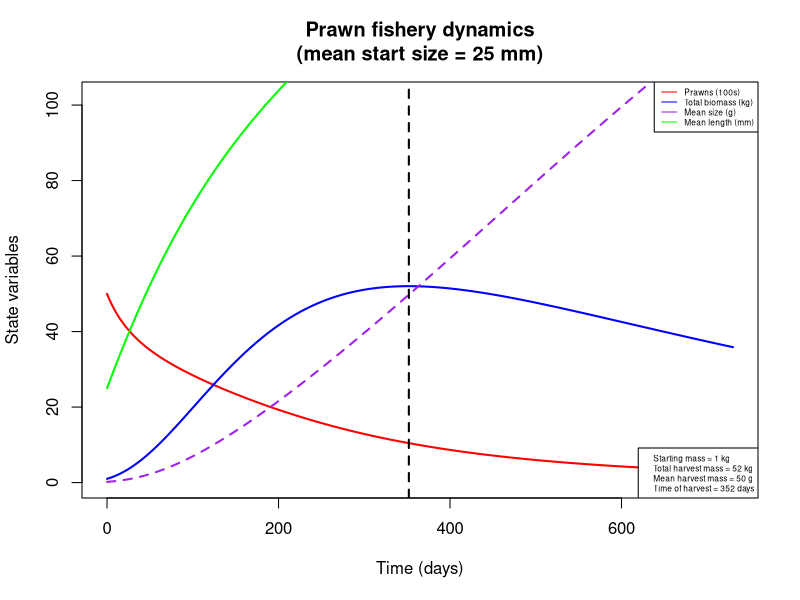
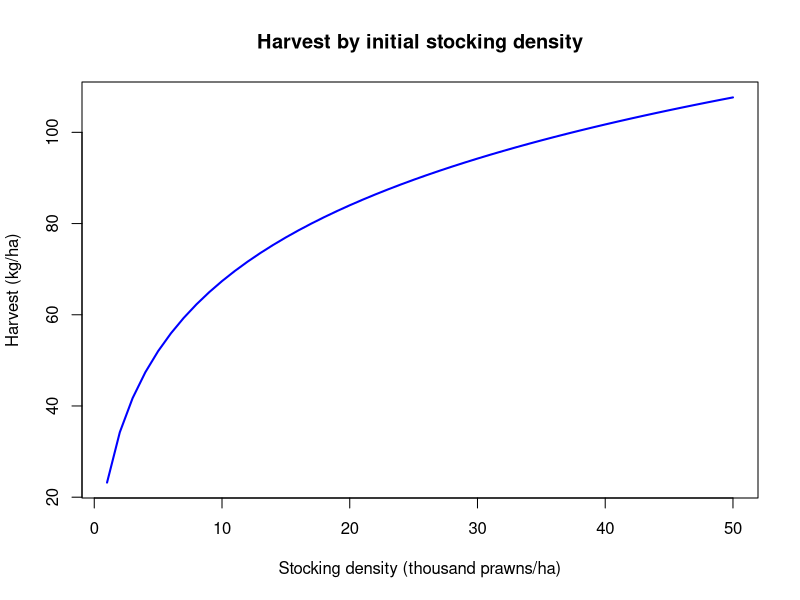
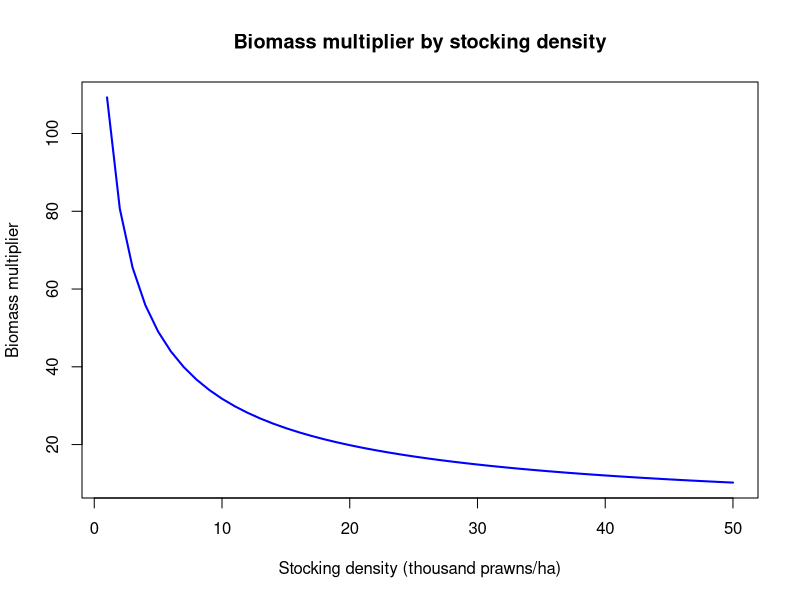
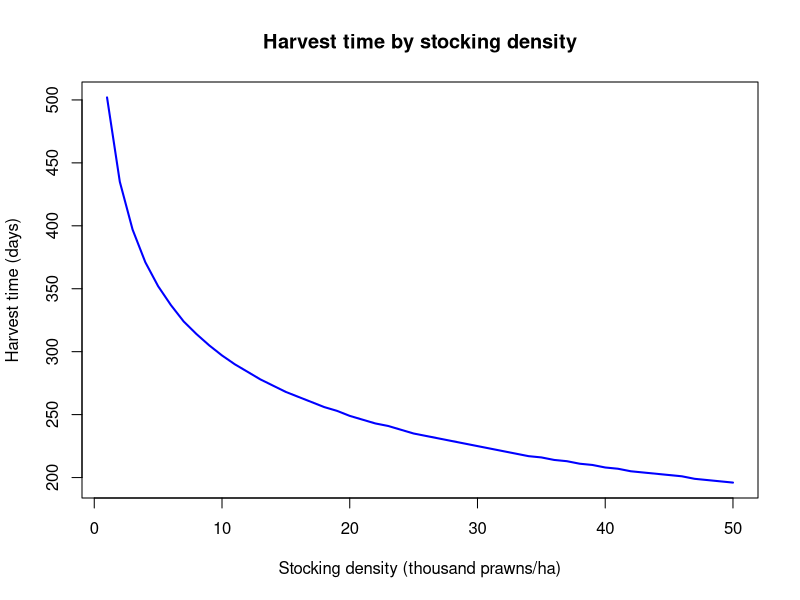
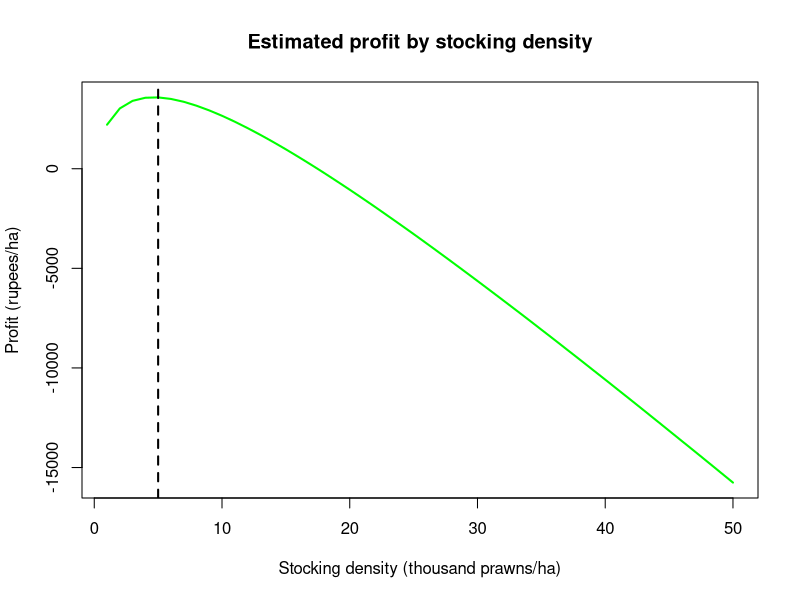

Generate these figures, in order, with R:
## Modeling prawn growth and mortality to maximize biomass

## To-do list:
  # Fit density-dependent parameters to data from Ranjeet & Kurup 2010 (or other Macrobrachium fisheries data)
    # Note: may also want to use net production data for fitting?
  # Investigate price-to-cost ratios in other locations for sensitivity analysis on maximum profit estimation

require(deSolve)

prawn_biomass = function(t, n, parameters) { 
  with(as.list(parameters),{
    
    P=n[1]
    L=n[2]
       
    Bp = (a/10)*(L/10)^b # Mean prawn mass, converting from length (mm) to weight (g)

    Bm = P*Bp # Total prawn biomass

    dLdt = k/(1+gam*Bm)*(linf - L) # Mean prawn length, using von Bertalanffy growth limited by density-dependent parameter gamma
    
    dPdt = -P*(mu*(Bp)^d + phi*Bm) # Prawn abundance, subject to size- and density-dependent mortality

    return(list(c(dPdt,dLdt)))
  }) 
} 

# Set initial values and parameters
# Stocking conditions: L = 25mm ~ W = 0.2g
nstart = c(P = 5000, L = 25)
time = seq(0, 365*2, 1)

parameters=c(
  a = 0.096868,        # Allometric parameter for prawn length-weight relationship, from Lalrinsanga et al. 2012 (M. rosenbergii, growout phase)
  b = 3.2944,          # Allometric parameter for prawn length-weight relationship, from Lalrinsanga et al. 2012 (M. rosenbergii, growout phase)
  gam = 1e-5,          # Density-dependent growth parameter (based on biomass per hectare); informally adjusted based on Ranjeet & Kurup 2010
  mu = 0.00610958904,  # Prawn mortality at unit weight, from Lorenzen 1996 (pond aquaculture)
  d = -0.382,          # Exponential relationship of weight with mortality, from Lorenzen 1996 (pond aquaculture)
  phi = 5e-8,          # Density-dependent mortality parameter (based on biomass per hectare); informally adjusted based on Ranjeet & Kurup 2010
  k = 0.00339726,      # Growth rate (mm/day), from Nwosu & Wolfi 2006 (M. vollenhovenii); alternate value for M. rosenbergii, from Sampaio & Valenti 1996: 0.0104333333
  linf = 206           # Max length (mm), from Nwosu & Wolfi 2006 (M. vollenhovenii)
)

# Economic parameters (price estimates from Tamil Nadu Agricultural University, http://agritech.tnau.ac.in/fishery/fish_freshwaterprawn.html)
p = 140                                           # Weighted average market price of prawns, in rupees/kg 
c = 600                                           # Cost of post-larvae, in rupees/1000 PL
delta = -log(1-0.1)/365                           # Discount rate, equivalent to 10%/year


# Run & plot
output = as.data.frame(ode(nstart,time,prawn_biomass,parameters))
output$B = ((parameters['a']*(output$L/10)^parameters['b'])/10)                    # Mean prawn biomass, transformed from length
output$Bt = output$B*output$P                                                      # Total prawn biomass
output$profit = p*(output$Bt/1000)*exp(-delta*(output$t)) - c*(nstart["P"]/1000)   # Profit function, in terms of revenue (discounted by time since stocking) minus stocking costs 

start.mass.kg = output$Bt[output$time==1]/1000
harvest.mass.kg = max(output$Bt)/1000
harvest.size = output$B[output$Bt==max(output$Bt)]  
harvest.time = output$time[output$Bt==max(output$Bt)]

plot(x = output$time, y = output$P/100, col = 'red', xlab = 'Time (days)', ylab = 'State variables', 
     type = 'l', lwd=2, xlim = c(0, max(output$time)), ylim = c(0, max(output$Bt/1000)+50),
     main = paste('Prawn fishery dynamics\n', '(mean start size = ', as.numeric(nstart[2]), ' mm)', sep = ''))
  lines(x = output$time, y = output$Bt/1000, col = 'blue', lwd=2)
  lines(x = output$time, y = output$B, col = 'purple', lwd=2, lty=2)
  lines(x = output$time, y = output$L, col = 'green', lwd=2)
  abline(v = harvest.time, lty = 2, lwd = 2)
  legend('topright', legend = c('Prawns (100s)', 'Total biomass (kg)', 'Mean size (g)', 'Mean length (mm)'), 
         lty = 1, col = c('red', 'blue', 'purple', 'green'), cex = 0.5)
  legend('bottomright', legend = c(paste('Starting mass =', round(start.mass.kg), 'kg', sep = ' '),
                           paste('Total harvest mass =', round(harvest.mass.kg), 'kg', sep = ' '), 
                           paste('Mean harvest mass =', round(harvest.size), 'g', sep = ' '), 
                           paste('Time of harvest =', round(harvest.time), 'days', sep = ' ')), cex=0.5)
  
# Plot amount of harvest, biomass multiplier, optimal harvest time against initial stocking density
x = c(1:50)
harvest = numeric(length(x))
harvest.m = numeric(length(x))
harvest.t = numeric(length(x))
for (i in x) {
  nstart.d = c(P = 1000*i, L = 25)
  output.d = as.data.frame(ode(nstart.d,time,prawn_biomass,parameters))
  output.d$B = ((parameters['a']*(output.d$L/10)^parameters['b'])/10)
  output.d$Bt = output.d$B*output.d$P
  harvest[i] = max(output.d$Bt)/1000
  harvest.m[i] = max(output.d$Bt)/output.d$Bt[output.d$time==1]
  harvest.t[i] = output.d$time[output.d$Bt == max(output.d$Bt)]
}
plot(x, harvest, col = 'blue', xlab = 'Stocking density (thousand prawns/ha)', ylab = 'Harvest (kg/ha)',
     type = 'l', lwd = 2, main = 'Harvest by initial stocking density')
plot(x, harvest.m, col = 'blue', xlab = 'Stocking density (thousand prawns/ha)', ylab = 'Biomass multiplier', 
     type = 'l', lwd = 2, main = 'Biomass multiplier by stocking density')
plot(x, harvest.t, col = 'blue', xlab = 'Stocking density (thousand prawns/ha)', ylab = 'Harvest time (days)',
     type = 'l', lwd = 2, main = 'Harvest time by stocking density')

# Profit optimization
profit = p*harvest*exp(-delta*(harvest.t)) - c*x
plot(x, profit, col = 'green', xlab = 'Stocking density (thousand prawns/ha)', ylab = 'Profit (rupees/ha)',
     type = 'l', lwd = 2, main = 'Estimated profit by stocking density')
  abline(v = which.max(profit), lty = 2, lwd = 2)


# # Fit density-dependent parameters to data from Ranjeet & Kurup 2010
# beta.params = function(mu, var) {
#   alpha = ((1 - mu)/var - 1/mu)*mu^2
#   beta = alpha*(1/mu - 1)
#   return(list(alpha = alpha, beta = beta))
# }
# 
# prawn.mle = function(params) {
#   parameters['gam'] = params[1]
#   parameters['phi'] = params[2]
#   
#   time = seq(0,30*8,1)
#   
#   nstart1 = c(P = 5000, L = 25)
#   output1 = as.data.frame(ode(nstart1, time, prawn_biomass, parameters))
#   mean.size1 = ((parameters['a']*(output1$L[output1$time == max(time)]/10)^parameters['b'])/10)
#   surv1 = output1$P[output1$time == max(time)] / output1$P[output1$time == 0]
#     
#   nstart2 = c(P = 10000, L = 25)
#   output2 = as.data.frame(ode(nstart2, time, prawn_biomass, parameters))
#   mean.size2 = ((parameters['a']*(output2$L[output2$time == max(time)]/10)^parameters['b'])/10)
#   surv2 = output2$P[output2$time == max(time)] / output2$P[output2$time == 0]
#     
#   nstart3 = c(P = 15000, L = 25)
#   output3 = as.data.frame(ode(nstart3, time, prawn_biomass, parameters))
#   mean.size3 = ((parameters['a']*(output3$L[output3$time == max(time)]/10)^parameters['b'])/10)
#   surv3 = output3$P[output3$time == max(time)] / output3$P[output3$time == 0]
#     
#   nstart4 = c(P = 25000, L = 25)
#   output4 = as.data.frame(ode(nstart4, time, prawn_biomass, parameters))
#   mean.size4 = ((parameters['a']*(output4$L[output4$time == max(time)]/10)^parameters['b'])/10)
#   surv4 = output4$P[output4$time == max(time)] / output4$P[output4$time == 0]
#   
#   lh.sz1 = dnorm(mean.size1, mean = 101.650, sd = 7.5067)
#   lh.sz2 = dnorm(mean.size2, mean = 87.730, sd = 8.1917)
#   lh.sz3 = dnorm(mean.size3, mean = 69.113, sd = 8.6865)
#   lh.sz4 = dnorm(mean.size4, mean = 55.483, sd = 3.9793)
#   
#   mu1 = 0.69440; var1 = 0.066525^2
#   lh.sv1 = dbeta(surv1, shape1 = beta.params(mu1, var1)$alpha, shape2 = beta.params(mu1, var1)$beta)
#   mu2 = 0.54533; var2 = 0.038724^2
#   lh.sv2 = dbeta(surv2, shape1 = beta.params(mu2, var2)$alpha, shape2 = beta.params(mu2, var2)$beta)
#   mu3 = 0.4269; var3 = 0.063707^2
#   lh.sv3 = dbeta(surv3, shape1 = beta.params(mu3, var3)$alpha, shape2 = beta.params(mu3, var3)$beta)
#   mu4 = 0.28210; var4 = 0.021198^2
#   lh.sv4 = dbeta(surv4, shape1 = beta.params(mu4, var4)$alpha, shape2 = beta.params(mu4, var4)$beta)
#   
#   negLL = -(log(lh.sz1)+log(lh.sz2)+log(lh.sz3)+log(lh.sz4)+log(lh.sv1)+log(lh.sv2)+log(lh.sv3)+log(lh.sv4))
#   return(negLL)
# }
# 
# prawn.mle(c(1e-6, 4e8))
# 
# ## DOESN'T WORK - ODE solver runs into problems during optimization
# density.params.fit = optim(par=c(1e-6, 4e8), prawn.mle, method = 'Nelder-Mead')
